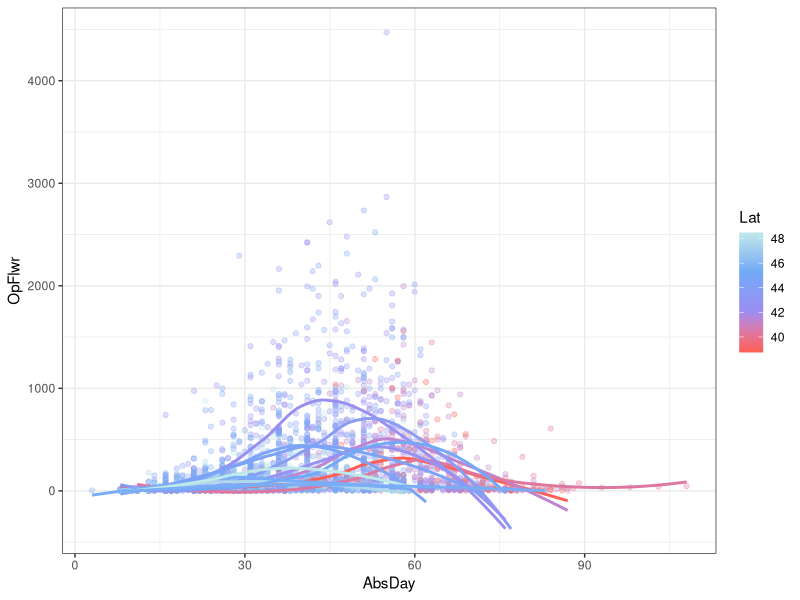
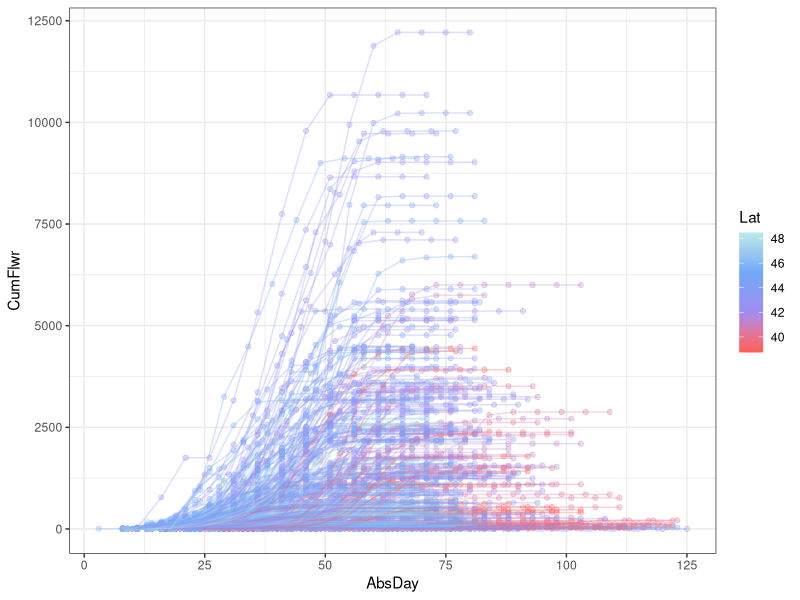

Recreate these plots in R, in order.
## ---- chunk 1
knitr::opts_chunk$set(echo = TRUE)
library(ggplot2)
library(tidyr)
library(viridis)
## ---- chunk 2
Disp<-read.csv("LythrumDisplay2008.csv")
Disp$Block<-as.factor(gsub("[a-f]","",Disp$Row))
Disp$RelFit<-Disp$HinfW/mean(Disp$HinfW,na.rm=T)
head(Disp)
## ---- chunk 3
Days<-names(Disp)[grep("d[0-9]",names(Disp))] # Vector of names
Flwr<-Disp %>% gather(Days,key="RelDay",value="OpFlwr") # Reorganize
Flwr$RelDay<-as.numeric(gsub("d","",Flwr$RelDay)) # Remove 'd' from day
Flwr$AbsDay<-Flwr$RelDay+Flwr$Start # Add absolute day
Flwr$CumFlwr<-ave(Flwr$OpFlwr,Flwr$Num,FUN=cumsum) # Calculate cumulative N flowers
## ---- chunk 4
ggplot(aes(x=AbsDay,y=OpFlwr,group=Pop,colour=Lat),data=Flwr[Flwr$OpFlwr>0,])+
  geom_point(alpha=I(0.3))+geom_smooth(se=F,alpha=I(0.3))+
  theme_bw()+
  scale_color_gradientn(colours=c("#FE5F55","#9D8DF1","#71A9F7","#BEE9E8"))
## ---- chunk 5
ggplot(aes(x=AbsDay,y=CumFlwr,group=Num,colour=Lat),data=Flwr)+
  geom_point(alpha=I(0.3))+geom_line(se=F,alpha=I(0.3))+
  theme_bw()+
  scale_color_gradientn(colours=c("#FE5F55","#9D8DF1","#71A9F7","#BEE9E8"))
